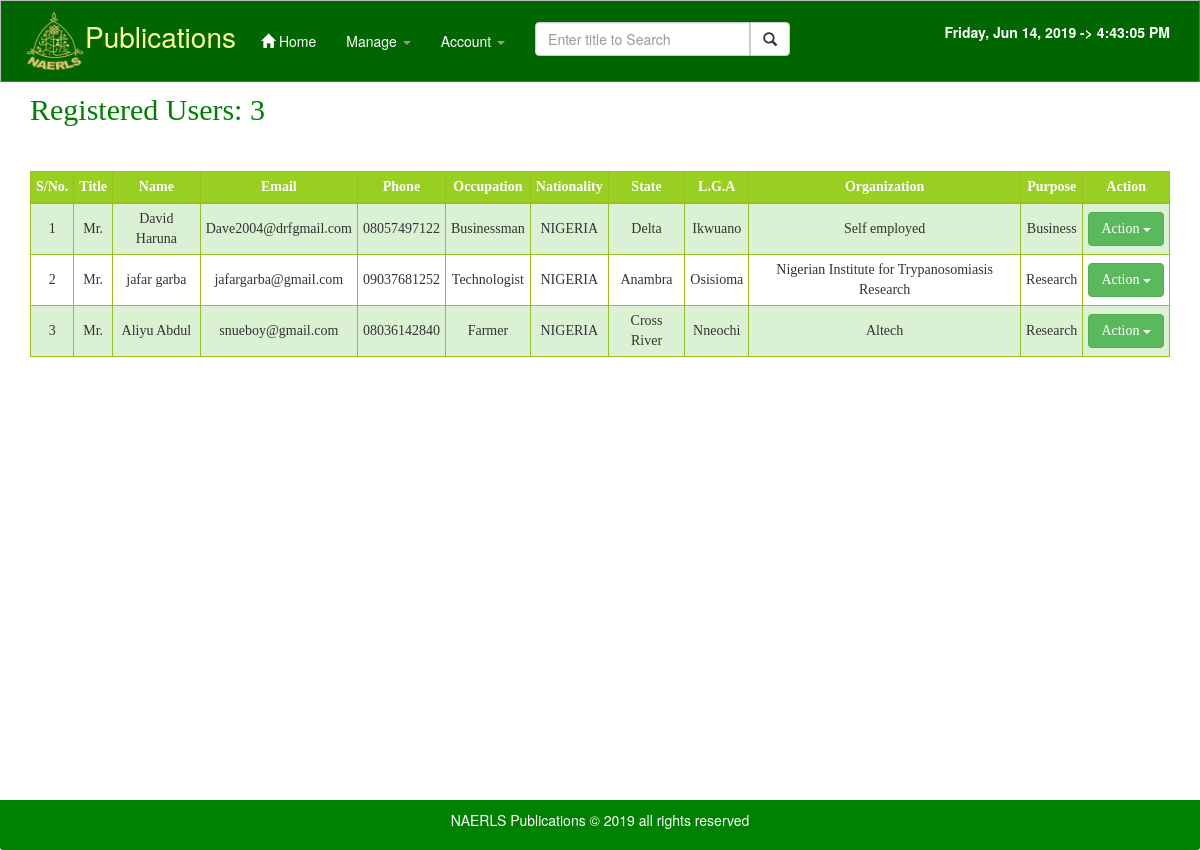
Page /admin/manageusers.php (signed in) on the committed database.
### tables this page shows
CREATE TABLE `users` (
  `id` varchar(10) NOT NULL,
  `email` varchar(50) NOT NULL,
  `phone` varchar(11) DEFAULT NULL,
  `password` varchar(20) NOT NULL,
  `fullName` varchar(50) NOT NULL,
  `title` varchar(10) DEFAULT NULL,
  `usertype` enum('general','admin') NOT NULL DEFAULT 'general',
  `type` varchar(10) NOT NULL,
  `occupation` varchar(100) DEFAULT NULL,
  `nationality` int(3) NOT NULL DEFAULT '125',
  `state` int(3) NOT NULL,
  `lga` int(3) NOT NULL,
  `organization` varchar(100) DEFAULT NULL,
  `purpose` varchar(100) DEFAULT NULL,
  `lastSeen` datetime DEFAULT NULL,
  `suspended` int(11) NOT NULL DEFAULT '0'
);

CREATE TABLE `tblcountries` (
  `countryid` int(10) NOT NULL,
  `countryname` varchar(50) DEFAULT NULL
);

CREATE TABLE `tblstate` (
  `stateid` int(11) NOT NULL DEFAULT '0',
  `statename` varchar(20) NOT NULL
);

CREATE TABLE `tbllga` (
  `lgaid` int(10) UNSIGNED NOT NULL DEFAULT '0',
  `stateid` int(11) NOT NULL DEFAULT '0',
  `lganame` varchar(50) NOT NULL
);

### admin/manageusers.php (the view, shortened to what this page needs)
?><!DOCTYPE html>
<html lang="en">
<head>
    <link href="../dist/css/bootstrap.css" rel="stylesheet">
    <link href="../dist/css/starter-template.css" rel="stylesheet">
     </head>
<body>
<?php include 'header.php'; ?>
<div class="container" id="cc">
    <div class="starter-template">
        <?php
        $per_page=15;
        $pages_query=mysqli_num_rows(mysqli_query($con,"SELECT * FROM users left join tblcountries on tblcountries.countryid=users.nationality
                        LEFT join tblstate on tblstate.stateid=users.state
                        LEFT join tbllga on tbllga.lgaid=users.lga WHERE usertype !='admin'"));
        $pages=ceil($pages_query/$per_page);
        $page=(isset($_GET['page']))? (int)$_GET['page']:1;
        $start=($page-1)*$per_page;
        $query5=mysqli_query($con,"SELECT * from users left join tblcountries on tblcountries.countryid=users.nationality
                        LEFT join tblstate on tblstate.stateid=users.state
                        LEFT join tbllga on tbllga.lgaid=users.lga WHERE usertype !='admin'  LIMIT $start,$per_page ");
        if($pages_query>0){
            echo	"<div style='font-family:Palatino Linotype;padding-bottom:20px;font-size:30px;color:green;' align='left' class='lead'>Registered Users: <span >$pages_query</span>";
            echo'<span   style="color:green;font-weight:bold;margin-left:20px;"> ';
            echo "</span></div>";
            echo "<div class='table-responsive'>";
            echo "<table  class='table table-striped table-condensed table-bordered stay-center' >
					<thead><tr>
					<td><b>S/No.</b></td><td><b>Title</b></td><td><b>Name</b></td><td><b>Email</b></td><td><b>Phone</b></td><td><b> Occupation</b></td>
					<td><b> Nationality</b></td><td><b> State</b></td><td><b> L.G.A</b></td>
					<td><b> Organization</b><td><b>Purpose</b></td><td><b>Action</b></td>
					</tr> </thead>";
            $i=($per_page*($page-1))+1;
            while($result=mysqli_fetch_assoc($query5)){
                echo "<tr><td>".$i."</td><td>".ucwords($result['title'])."</td><td>".$result['fullName']."</td><td>".$result['email']."</td>
            <td>".ucwords($result['phone'])."</td> <td>".ucwords($result['occupation'])."</td><td>".ucwords($result['countryname'])."</td>
            <td>".ucwords($result['statename'])."</td><td>".ucwords($result['lganame'])."</td><td>".$result['organization']."</td><td>".$result['purpose']."</td>";
                echo '<td>
                        <div class="btn-group">
                        <button type="button" class="btn btn-success dropdown-toggle" data-toggle="dropdown">Action <span class="caret"></span></button>
                             <ul class="dropdown-menu" role="menu">
                                <li><a href="edit_user_profile.php?id='.$result["id"].'"><i class="glyphicon glyphicon-edit"></i> Edit Profile</a></li>';
                                echo '</ul>
                                </div>
                                </td></tr>';
                $i++;
            }
            echo "</table>";
            if($pages>1 && $page<=$pages){
                echo '<ul class="pagination hidden-print">';
                if($page>1){
                    echo'<li><a href="?page=1"> <span class="glyphicon glyphicon-backward"></a></li>';
                }
                if($page>1){
                    $prev_page=$page-1;
                    echo'<li><a href="?page='.$prev_page.'"> <span class="glyphicon glyphicon-step-backward"></a></li>';
                }
                $range=4;
                echo "<li class='active'><a >$page of $pages</a></li>";
                if($page<$pages){
                    $next_page=$page+1;
                    echo'<li><a href="?page='.$next_page.'"> <span class="glyphicon glyphicon-step-forward"></a></li>';
                }if($page<$pages){
                    $next_page=$page+1;
                    echo'<li><a href="?page='.$pages.'"> <span class="glyphicon glyphicon-forward"></a></li>';
                }
                echo '</ul>';
            }elseif($page>$pages) {
                exit();
            }  echo "</div>";
        }else echo "<h2 style='color:red;font-family:\"Times New Roman\", Times, serif;'>No registered user.</h2>";?>
    </div>
</div>
<div id="push" class="hidden-print"></div>
</body>
</html>

### rows in the picture
users: title "Mr.", fullName "David Haruna", email "Dave2004@drfgmail.com", phone "08057497122", occupation "Businessman", tblcountries.countryname "NIGERIA", tblstate.statename "Delta", tbllga.lganame "Ikwuano", organization "Self employed", purpose "Business"
users: title "Mr.", fullName "jafar garba", email "jafargarba@gmail.com", phone "09037681252", occupation "Technologist", tblcountries.countryname "NIGERIA", tblstate.statename "Anambra", tbllga.lganame "Osisioma", organization "Nigerian Institute for Trypanosomiasis Research", purpose "Research"
users: title "Mr.", fullName "Aliyu Abdul", email "snueboy@gmail.com", phone "08036142840", occupation "Farmer", tblcountries.countryname "NIGERIA", tblstate.statename "Cross River", tbllga.lganame "Nneochi", organization "Altech", purpose "Research"

### other values in the picture
$pages_query "3"
